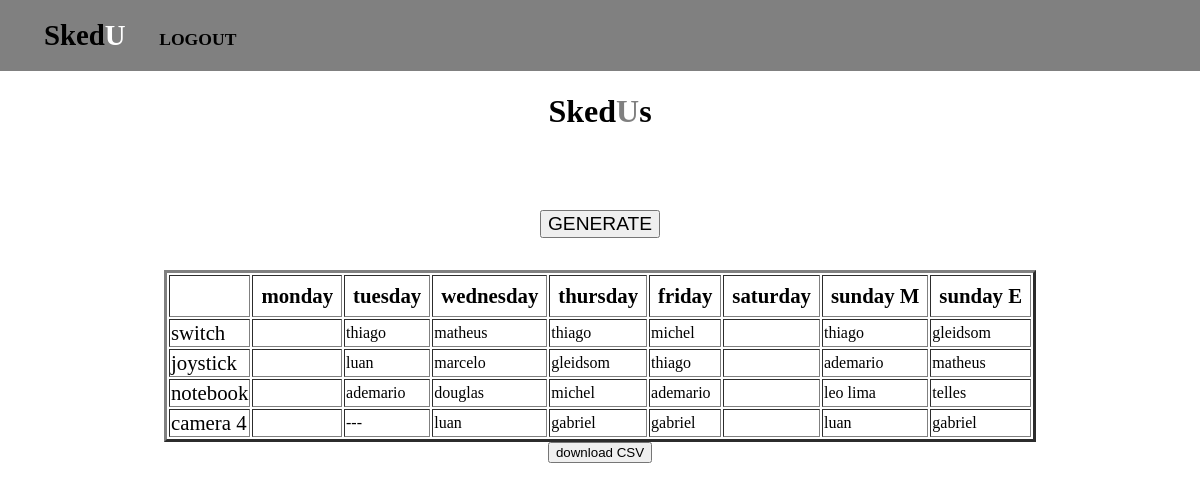
Page / (signed in) on the committed database.
### new_teste_app/models.py (models this page shows)
class Rotation(db.Model):
    id = db.Column(db.Integer, primary_key=True)
    user_id = db.Column(db.Integer, db.ForeignKey('user.id'), unique=True)
    tue_switch = db.Column(db.String(50))
    tue_joystick = db.Column(db.String(50))
    tue_notebook = db.Column(db.String(50))
    tue_camera = db.Column(db.String(50))
    wed_switch = db.Column(db.String(50))
    wed_joystick = db.Column(db.String(50))
    wed_notebook = db.Column(db.String(50))
    wed_camera = db.Column(db.String(50))
    thu_switch = db.Column(db.String(50))
    thu_joystick = db.Column(db.String(50))
    thu_notebook = db.Column(db.String(50))
    thu_camera = db.Column(db.String(50))
    fri_switch = db.Column(db.String(50))
    fri_joystick = db.Column(db.String(50))
    fri_notebook = db.Column(db.String(50))
    fri_camera = db.Column(db.String(50))
    sun_m_switch = db.Column(db.String(50))
    sun_m_joystick = db.Column(db.String(50))
    sun_m_notebook = db.Column(db.String(50))
    sun_m_camera = db.Column(db.String(50))
    sun_e_switch = db.Column(db.String(50))
    sun_e_joystick = db.Column(db.String(50))
    sun_e_notebook = db.Column(db.String(50))
    sun_e_camera = db.Column(db.String(50))

### new_teste_app/views.py (the view, shortened to what this page needs)
@views.route('/', methods=['GET', 'POST'])
@login_required
def home():
    return render_template('home.html', user=current_user, rotation=rotation_filmmaking_1)

### new_teste_app/__init__.py (called while the page is built)
def create_app():
    app = Flask(__name__)
    app.config['SECRET_KEY'] = urandom(12)
    app.config['SQLALCHEMY_DATABASE_URI'] = f'sqlite:///{DB_NAME}'
    db.init_app(app)
    from .views import views
    from .auth import auth
    app.register_blueprint(views, url_prefix='/')
    app.register_blueprint(auth, url_prefix='/')
    from .models import User, Rotation
    create_database(app)
    login_manager = LoginManager()
    login_manager.login_view = 'auth.login'
    login_manager.init_app(app)
    @login_manager.user_loader
    def load_user(id):
        return models.User.query.get(int(id))
    return app

### new_teste_app/templates/home.html (shortened to what this page needs)
{% extends 'base.html' %}
{% block content %}
<h1 align='center' class="sked">Sked<span class="U">U</span>s</h1>
<form action="/" method="POST" align="center">
    <button type="submit" style="text-transform: uppercase; font-size: 1.2rem;">generate</button>
</form>
<div class="table_container">
    <table id="escala" border="3">
            {% for rotation in user.rotation %}
            <tr>
                <th> </th>
                <th style="font-size: 1.3rem;">monday</th>
                <th style="font-size: 1.3rem;">tuesday</th>
                <th style="font-size: 1.3rem;">wednesday</th>
                <th style="font-size: 1.3rem;">thursday</th>
                <th style="font-size: 1.3rem;">friday</th>
                <th style="font-size: 1.3rem;">saturday</th>
                <th style="font-size: 1.3rem;">sunday M</th>
                <th style="font-size: 1.3rem;">sunday E</th>
            </tr>
            <tr>
                <td style="font-size: 1.3rem;">switch</td>
                <td> </td>
                <td>{{rotation.tue_switch}}</td>
                <td>{{rotation.wed_switch}}</td>
                <td>{{rotation.thu_switch}}</td>
                <td>{{rotation.fri_switch}}</td>
                <td> </td>
                <td>{{rotation.sun_m_switch}}</td>
                <td>{{rotation.sun_e_switch}}</td>
            </tr>
            <tr>
                <td style="font-size: 1.3rem;">joystick</td>
                <td> </td>
                <td>{{rotation.tue_joystick}}</td>
                <td>{{rotation.wed_joystick}}</td>
                <td>{{rotation.thu_joystick}}</td>
                <td>{{rotation.fri_joystick}}</td>
                <td> </td>
                <td>{{rotation.sun_m_joystick}}</td>
                <td>{{rotation.sun_e_joystick}}</td>
            </tr>
            <tr>
                <td style="font-size: 1.3rem;">notebook</td>
                <td> </td>
                <td>{{rotation.tue_notebook}}</td>
                <td>{{rotation.wed_notebook}}</td>
                <td>{{rotation.thu_notebook}}</td>
                <td>{{rotation.fri_notebook}}</td>
                <td> </td>
                <td>{{rotation.sun_m_notebook}}</td>
                <td>{{rotation.sun_e_notebook}}</td>
            </tr>
            <tr>
                <td style="font-size: 1.3rem;">camera 4</td>
                <td> </td>
                <td>{{rotation.tue_camera}}</td>
                <td>{{rotation.wed_camera}}</td>
                <td>{{rotation.thu_camera}}</td>
                <td>{{rotation.fri_camera}}</td>
                <td> </td>
                <td>{{rotation.sun_m_camera}}</td>
                <td>{{rotation.sun_e_camera}}</td>
            </tr>
            {% endfor %}
    </table>
    <form action="/image" method="POST" align="center">
        <button type="button" onclick="tableToCSV()">
            download CSV
        </button>
    </form>
</div>
{% endblock %}

### new_teste_app/static/styles/style.css (style rules this page uses)
body { margin: 0; }
.sked { margin-bottom: 5rem; }
.sked .U { color: gray; }
#escala { margin: 0 auto; }
#escala tr th { padding: .5rem; }
.table_container { margin: 2rem; }

### rows in the picture
Rotation: tue_switch "thiago", wed_switch "matheus", thu_switch "thiago", fri_switch "michel", sun_m_switch "thiago", sun_e_switch "gleidsom", tue_joystick "luan", wed_joystick "marcelo", thu_joystick "gleidsom", fri_joystick "thiago", sun_m_joystick "ademario", sun_e_joystick "matheus", tue_notebook "ademario", wed_notebook "douglas", thu_notebook "michel", fri_notebook "ademario", sun_m_notebook "leo lima", sun_e_notebook "telles", tue_camera "---", wed_camera "luan", thu_camera "gabriel", fri_camera "gabriel", sun_m_camera "luan", sun_e_camera "gabriel"
